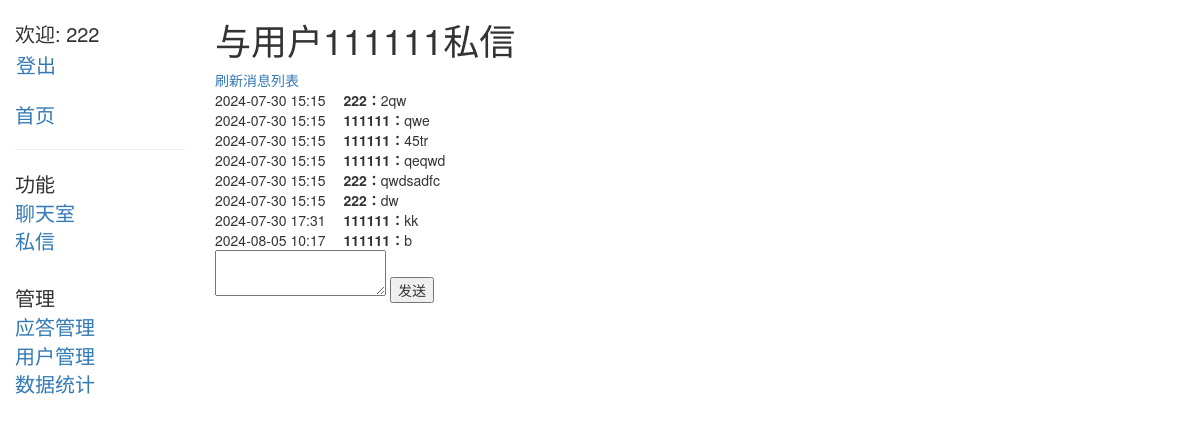
The page /user/userchat/1/ (signed in) on the database its author committed.
### user/models.py (models this page shows, shortened)
class CustomUser(AbstractBaseUser, PermissionsMixin):
    phone_number = models.CharField(max_length=20, unique=True)
    email = models.EmailField(unique=True)
    status = models.BooleanField(default=True)
    is_admin = models.BooleanField(default=False)
    is_staff = models.BooleanField(default=True)
    objects = CustomUserManager()  # 将 CustomUserManager 作为默认的管理器
    USERNAME_FIELD = 'phone_number'  # 用于登录的用户名字段
    REQUIRED_FIELDS = ['email']  # 其他必填字段

class Message(models.Model):
    sender = models.ForeignKey(CustomUser, related_name='sent_messages', on_delete=models.CASCADE)
    receiver = models.ForeignKey(CustomUser, related_name='received_messages', on_delete=models.CASCADE)
    content = models.TextField()
    timestamp = models.DateTimeField(auto_now_add=True)

### user/views.py (the view)
# urls.py: path('userchat/<int:user_id>/', message, name='userchat'),
def message(request, user_id):
    other_user = get_object_or_404(User, id=user_id)
    messages = Message.objects.filter(  # Django Q 对象：构建复杂的查询条件
        (Q(sender=request.user) & Q(receiver=other_user)) |
        (Q(sender=other_user) & Q(receiver=request.user))
    ).order_by('timestamp')
    if request.method == 'POST':
        form = MessageForm(request.POST)
        if form.is_valid():
            message = form.save(commit=False)
            message.sender = request.user
            message.receiver = other_user
            message.save()
            return redirect('userchat', user_id=user_id)
    else:
        form = MessageForm()
    return render(request, 'user_chat.html', {'other_user': other_user, 'messages': messages, 'form': form})

### user/forms.py
class MessageForm(forms.ModelForm):
    class Meta:
        model = Message
        fields = ['content']

### templates/user_chat.html (shortened to what this page needs)
{% extends 'index.html' %}
{% block content %}
    <h1>与用户{{ other_user.phone_number }}私信</h1>
    <a href="">刷新消息列表</a>
    <div>
        {% for message in messages %}
            <div>
                {{ message.timestamp | date:"Y-m-d H:i" }}&emsp;
                <strong>{{ message.sender.phone_number }}：</strong>{{ message.content }}
            </div>
        {% endfor %}
    </div>
    <form method="post">
        <textarea name="content" required></textarea>
        <button type="submit">发送</button>
    </form>
{% endblock %}

### templates/index.html (shortened to what this page needs)
{% load static %}
<!doctype html>
<html lang="en">
<head>
    <link rel="stylesheet" href="{% static 'css/bootstrap.min.css' %}"/>
    <link rel="stylesheet" href="{% static 'css/styles.css' %}"/>
</head>
<body>
<div class="container-fluid">
    <div class="row">
        <div class="col-sm-2">
            {% block sidebar %}
                <ul class="sidebar-nav">
                {% if user.is_authenticated %}
                    <li>欢迎: {{ user.get_username }}</li>
                    <li>
                    <form id="logout-form" method="post" action="{% url 'logout' %}">
                    <button type="submit" class="btn btn-link" style="font-size: 20px;">登出</button>
                    </form>
                    </li>
                {% else %}
                    <li><a href="{% url 'login'%}">登录</a></li>
                {% endif %}
                </ul>
                <ul class="sidebar-nav">
                <li><a href="{% url 'index' %}">首页</a></li>
                </ul>
                {% if user.is_staff %}
                    <hr>
                    <ul class="sidebar-nav">
                    <li>功能</li>
                    <li><a href="{% url 'chat' %}">聊天室</a></li>
                    <li><a href="{% url 'user_online' %}">私信</a></li>
                    <br>
                    <li>管理</li>
                    <li><a href="{% url 'answer_admin' %}">应答管理</a></li>
                    <li><a href="{% url 'user_admin' %}">用户管理</a></li>
                    <li><a href="{% url 'statistics_admin' %}">数据统计</a></li>
                    </ul>
                {% endif %}
            {% endblock %}
        </div>
        <div class="col-sm-10">
            {% block content %}{% endblock %}
        </div>
    </div>
</div>
</body>
</html>

### static/css/styles.css (style rules this page uses)
.sidebar-nav { margin-top: 20px; padding: 0; list-style: none; font-size: 20px; }
#logout-form { display: inline; }
#logout-form button { padding: 0; margin: 0; }

### rows shown on the page
CustomUser: get_username "222"
CustomUser: phone_number "111111"
Message: timestamp "2024-07-30 15:15", sender.phone_number "222", content "2qw"
Message: timestamp "2024-07-30 15:15", sender.phone_number "111111", content "qwe"
Message: timestamp "2024-07-30 15:15", sender.phone_number "111111", content "45tr"
Message: timestamp "2024-07-30 15:15", sender.phone_number "111111", content "qeqwd"
Message: timestamp "2024-07-30 15:15", sender.phone_number "222", content "qwdsadfc"
Message: timestamp "2024-07-30 15:15", sender.phone_number "222", content "dw"
Message: timestamp "2024-07-30 17:31", sender.phone_number "111111", content "kk"
Message: timestamp "2024-08-05 10:17", sender.phone_number "111111", content "b"
